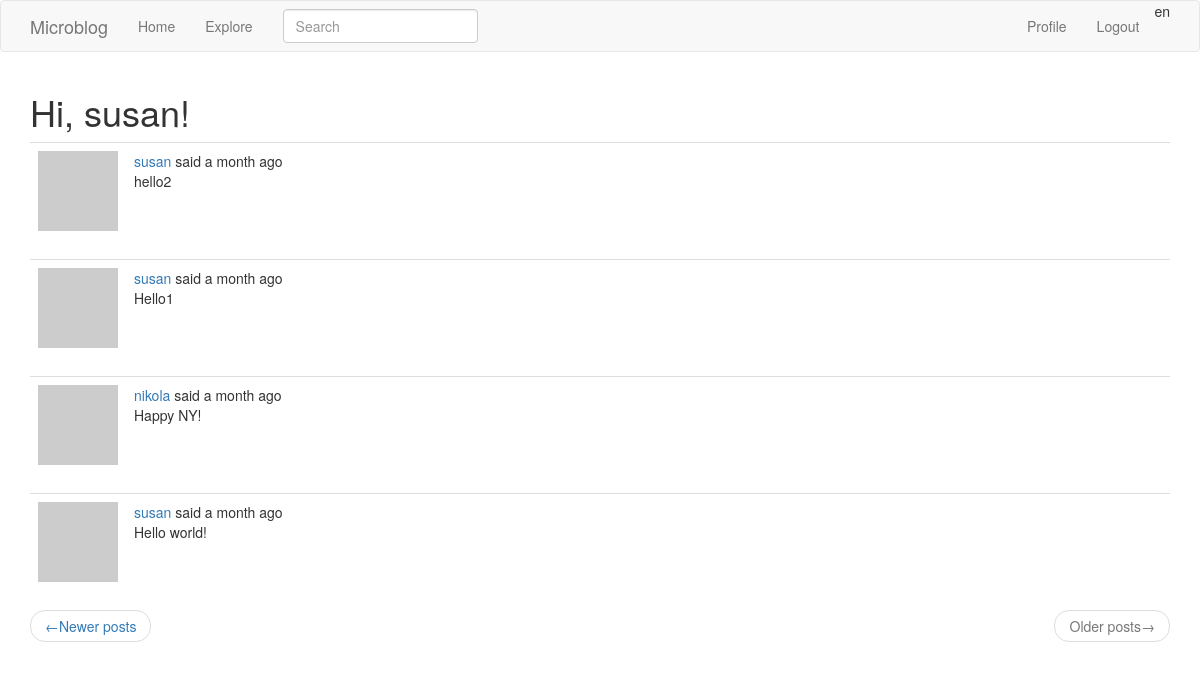
The app's page /explore?page=3 (signed in) with its own data.
### app1/models.py (models this page shows, shortened)
class User(UserMixin, db.Model):
    id = db.Column(db.Integer, primary_key=True)
    username = db.Column(db.String(64), index=True, unique=True)
    email = db.Column(db.String(120), index=True, unique=True)
    password_hash = db.Column(db.String(128))
    posts = db.relationship('Post', backref='author', lazy='dynamic')
    about_me = db.Column(db.String(140))
    last_seen = db.Column(db.DateTime, default=datetime.utcnow)
    follows = db.relationship(
        'User', secondary=followers,
        primaryjoin=(followers.c.follower_id == id),
        secondaryjoin=(followers.c.followed_id == id),
        backref=db.backref('followers', lazy='dynamic'), lazy='dynamic')
    def avatar(self, size):
        digest = md5(self.email.lower().encode('utf-8')).hexdigest()
        return 'https://www.gravatar.com/avatar/{}?d=identicon&s={}'.format(digest, size)

class SearchableMixin(object):
    @classmethod
    def before_commit(cls, session):
        session._changes = {
            'add': [obj for obj in session.new if isinstance(obj, cls)],
            'update': [obj for obj in session.dirty if isinstance(obj, cls)],
            'delete': [obj for obj in session.deleted if isinstance(obj, cls)]
        }
    @classmethod
    def after_commit(cls, session):
        for obj in session._changes['add']:
            if isinstance(obj, SearchableMixin):
                add_to_index(obj.__tablename__, obj)
        for obj in session._changes['update']:
            if isinstance(obj, SearchableMixin):
                add_to_index(obj.__tablename__, obj)
        for obj in session._changes['delete']:
            if isinstance(obj, SearchableMixin):
                remove_from_index(obj.__tablename__, obj)
        session._changes = None

class Post(SearchableMixin, db.Model):
    __searchable__ = ['body']
    id = db.Column(db.Integer, primary_key=True)
    body = db.Column(db.String(140))
    timestamp = db.Column(db.DateTime, index=True, default=datetime.utcnow)
    user_id = db.Column(db.Integer, db.ForeignKey('user.id'))
    language = db.Column(db.String(5))

### app1/main/routes.py (the view)
@bp.route('/explore')
@login_required
def explore():
    page = request.args.get('page', 1, type=int)
    posts = Post.query.order_by(Post.timestamp.desc()).paginate(
        page, current_app.config['POSTS_PER_PAGE'], False)
    next_url = url_for('main.explore', page=posts.next_num) \
        if posts.has_next else None
    prev_url = url_for('main.explore', page=posts.prev_num) \
        if posts.has_prev else None
    return render_template('main/index.html', title=_('Explore'),
                           posts=posts.items, next_url=next_url,
                           prev_url=prev_url)

### app1/main/forms.py
class SearchForm(FlaskForm):
    q = StringField(_l('Search'), validators=[DataRequired()])
    def __init__(self, *args, **kwargs):
        if 'formdata' not in kwargs:
            kwargs['formdata'] = request.args
        if 'csrf_enabled' not in kwargs:
            kwargs['csrf_enabled'] = False
        super(SearchForm, self).__init__(*args, **kwargs)

### app1/main/routes.py (called while the page is built)
@bp.before_app_request
def before_request():
    if current_user.is_authenticated:
        current_user.last_seen = datetime.utcnow()
        db.session.commit()
        g.search_form = SearchForm()
    g.locale = str(get_locale())

### app1/models.py (called while the page is built)
@login.user_loader
def load_user(id):
    return User.query.get(int(id))

### app1/templates/main/index.html (shortened to what this page needs)
{% extends "main/base.html" %}
{% import 'bootstrap/wtf.html' as wtf %}
{% block app_content %}
        <h1>{{ _('Hi, %(username)s!', username=current_user.username) }}</h1>
        {% for post in posts %}
        	{% include "main/_post.html" %}
        {% endfor %}
        <nav aria-label="...">
                <ul class="pager">
                    <li class="previous{% if not prev_url %} disabled{% endif %}">
                        <a href="{{ prev_url or '#' }}">
                            <span aria-hidden="true">&larr;</span>{{ _('Newer posts') }}
                        </a>
                    </li>
                    <li class="next{% if not next_url %} disabled{% endif %}">
                        <a href="{{ next_url or '#' }}">
                             {{ _('Older posts') }}<span aria-hidden="true">&rarr;</span>
                        </a>
                    </li>
                </ul>
        </nav>
{% endblock %}}

### app1/templates/main/_post.html (shortened to what this page needs)
<table class="table table-hover">
    <tr>
        <td width="70px">
            <a href="{{ url_for('main.user', username=post.author.username) }}">
                <img src="{{ post.author.avatar(70) }}" />
            </a>
        </td>
        <td>
            {{ _('%(username)s said %(when)s',
                username=user_link, when=moment(post.timestamp).fromNow()) }}
            <br>
            <span id="post{{ post.id }}">{{ post.body }}</span>
            <br><br>
        </td>
    </tr>
</table>

### records on screen
Post: body "hello2"
Post: body "Hello1"
Post: body "Happy NY!"
Post: body "Hello world!"

### other values on screen
{{ g.locale }} "en"
